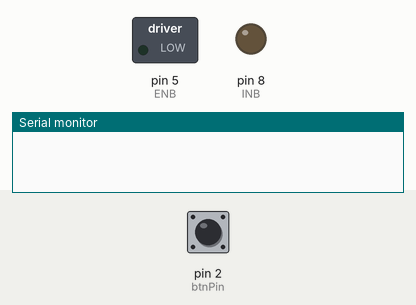
The sketch below on a simulated Arduino Uno, built with avr-gcc and run on an emulated ATmega328P. On the bench: switched loads named in the sketch (green lamp = pin HIGH), output pins drawn as LEDs (lit = HIGH), the last lines printed to the serial monitor. The inputs (shaded band) are chosen by the test bench; at power-on: pin 2 (btnPin) LOW.

Above: at 1.2 s.
1.3 s: pin 2 (btnPin) pulled HIGH for 0.15 s
At 2.2 s:
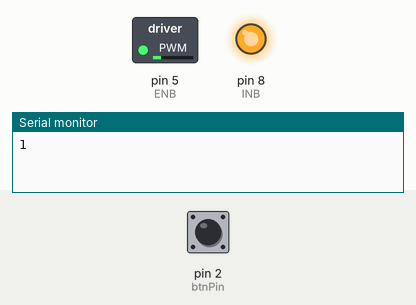
2.9 s: pin 2 (btnPin) pulled HIGH for 1 s
At 4.6 s:
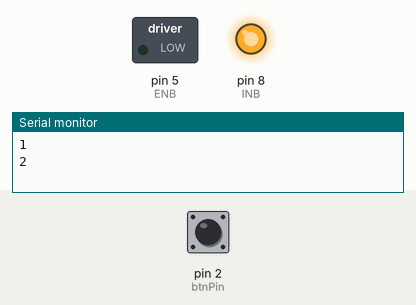
5.4 s: pin 2 (btnPin) pulled HIGH for 3.2 s
At 9.4 s:
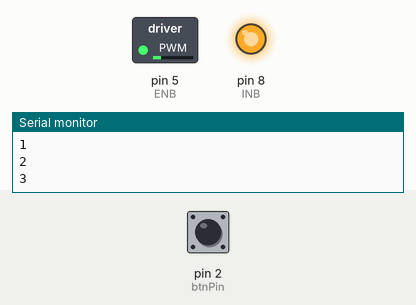
Timing chart, 0 to 10.9 s (numbered marks = the images above; inputs shaded):
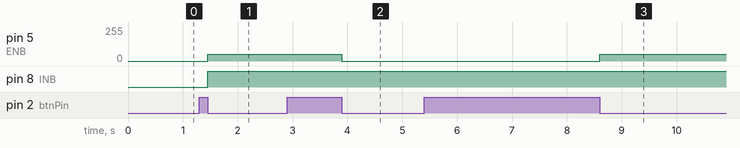

Measured:
- after the input at 1.3 s, pin 5 (ENB): 0/255 → 50/255 after 0.15 s; pin 8 (INB): LOW → HIGH after 0.15 s
- after the input at 2.9 s, pin 5 (ENB): 50/255 → 0/255 after 1.0 s
- after the input at 5.4 s, pin 5 (ENB): 0/255 → 50/255 after 3.2 s

The sketch:

10_2_button_windmill.ino
```cpp
/*
 * create by straysnail
 * 2022/11/24
 */
#define INB 8  //Define pin 8 to control the direction
#define ENB 5  //Define pin 5 to control the speed
#define btnPin 2  //Define the button pin
boolean btnVal;   //The variable is used to receive the values detected by the button
int count = 0; //The variable is used to record the click times of the button
boolean flag = 0; //Used to switch the state of button press and release
int data;

void setup() {
  Serial.begin(9600);
  pinMode(INB, OUTPUT);//Set the pin of controlling the motor to output
  pinMode(ENB, OUTPUT);
  pinMode(btnPin,INPUT);  //Set the pin of the button to input
}

void loop() {
  btnVal = digitalRead(btnPin);  //Read the button value and assign it to btnVal
  if(btnVal == 1)  //Judge if the button is pressed
  {
    delay(10); //Delay to eliminate the shake of the button
    if(btnVal == 1)  //Judge if the button is pressed
    {
      flag = 1;
      while(flag == 1) //While loop function, it will not exit the loop until the button is released and flag == 0
      {
        btnVal = digitalRead(btnPin); //Detect the button state again
        if(btnVal == 0)  //Judge if the button is released
        {
          count = count + 1; //Record the click times of the button
          Serial.println(count);  //Print the click times of the button
          flag = 0; //Exit the state of button press
        }
      }
      data = count % 2;  //Calculate the remainder. If it is singular, the value is equal to 1, and if it is even, the value is equal to 0
      if(data == 1) //If it is singular
      {
        anticlockwise();  //Rotate anticlockwise
      }
      else
      {
        Stop(); //Stop
      }
    }
  }
}

//Rotate anticlockwise
void anticlockwise()
{
  digitalWrite(INB, HIGH);  //Control the direction
  analogWrite(ENB, 50);    //Control the speed whose range is 10-255
}
//Stop
void Stop()
{
  digitalWrite(INB, HIGH);
  analogWrite(ENB, 0);
}
```
